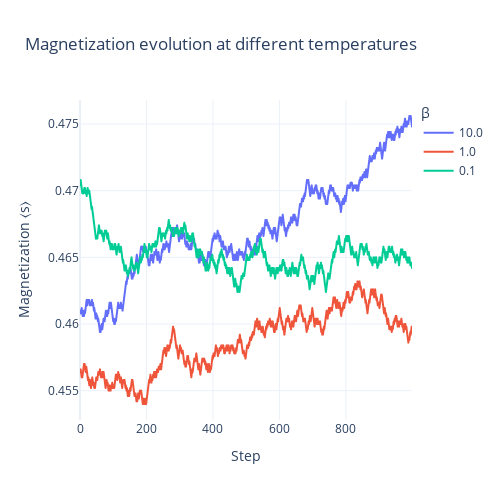

The notebook cell saved with this chart:
### Code cell
df['abs_magnetization'] = df['magnetization'].abs()

df_accepted = df[df['accepted'] == True].copy()

df_accepted['step'] = df_accepted.groupby('beta').cumcount()

fig = px.line(
    df_accepted,
    x='step',
    y='abs_magnetization',
    color='beta',
    labels={
        'step': 'Step',
        'abs_magnetization': 'Magnetization ⟨s⟩',
        'beta': 'β'
    },
    title='Magnetization evolution at different temperatures'
)

fig.update_layout(
    template='plotly_white',
    legend_title='β',
    width=500,
    height=500
)

fig.show()

### Figure 1 — Plotly figure (JSON) as saved in the notebook; plotly's stock layout.template omitted (floating-point values rounded to 4 significant figures; data arrays with more than 128 entries replaced by an {"elided": "..."} marker saying what was removed)
{"data": [{"hovertemplate": "β=10.0<br>Step=%{x}<br>Magnetization ⟨s⟩=%{y}<extra></extra>", "legendgroup": "10.0", "line": {"color": "#636efa", "dash": "solid"}, "marker": {"symbol": "circle"}, "mode": "lines", "name": "10.0", "showlegend": true, "type": "scattergl", "x": {"elided": "1000 int values"}, "xaxis": "x", "y": {"elided": "1000 float values"}, "yaxis": "y"}, {"hovertemplate": "β=1.0<br>Step=%{x}<br>Magnetization ⟨s⟩=%{y}<extra></extra>", "legendgroup": "1.0", "line": {"color": "#EF553B", "dash": "solid"}, "marker": {"symbol": "circle"}, "mode": "lines", "name": "1.0", "showlegend": true, "type": "scattergl", "x": {"elided": "1000 int values"}, "xaxis": "x", "y": {"elided": "1000 float values"}, "yaxis": "y"}, {"hovertemplate": "β=0.1<br>Step=%{x}<br>Magnetization ⟨s⟩=%{y}<extra></extra>", "legendgroup": "0.1", "line": {"color": "#00cc96", "dash": "solid"}, "marker": {"symbol": "circle"}, "mode": "lines", "name": "0.1", "showlegend": true, "type": "scattergl", "x": {"elided": "1000 int values"}, "xaxis": "x", "y": {"elided": "1000 float values"}, "yaxis": "y"}], "layout": {"height": 500, "legend": {"title": {"text": "β"}, "tracegroupgap": 0}, "title": {"text": "Magnetization evolution at different temperatures"}, "width": 500, "xaxis": {"anchor": "y", "domain": [0, 1], "title": {"text": "Step"}}, "yaxis": {"anchor": "x", "domain": [0, 1], "title": {"text": "Magnetization ⟨s⟩"}}}}
